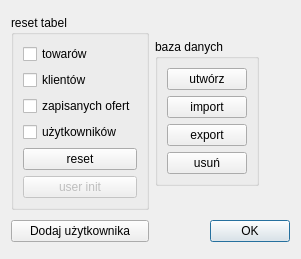
<?xml version="1.0" encoding="UTF-8"?>
<ui version="4.0">
 <class>RootDialog</class>
 <widget class="QDialog" name="RootDialog">
  <property name="geometry">
   <rect>
    <x>0</x>
    <y>0</y>
    <width>301</width>
    <height>259</height>
   </rect>
  </property>
  <property name="windowTitle">
   <string>Ustawienia roota</string>
  </property>
  <layout class="QGridLayout" name="gridLayout">
   <item row="0" column="0">
    <widget class="QGroupBox" name="groupBox">
     <property name="sizePolicy">
      <sizepolicy hsizetype="Fixed" vsizetype="Fixed">
       <horstretch>0</horstretch>
       <verstretch>0</verstretch>
      </sizepolicy>
     </property>
     <property name="title">
      <string>reset tabel</string>
     </property>
     <layout class="QVBoxLayout" name="verticalLayout_5">
      <item>
       <widget class="QCheckBox" name="towar">
        <property name="text">
         <string>towarów</string>
        </property>
       </widget>
      </item>
      <item>
       <widget class="QCheckBox" name="klient">
        <property name="text">
         <string>klientów</string>
        </property>
       </widget>
      </item>
      <item>
       <widget class="QCheckBox" name="zapisane">
        <property name="text">
         <string>zapisanych ofert</string>
        </property>
       </widget>
      </item>
      <item>
       <widget class="QCheckBox" name="users">
        <property name="enabled">
         <bool>true</bool>
        </property>
        <property name="text">
         <string>użytkowników</string>
        </property>
       </widget>
      </item>
      <item>
       <widget class="QPushButton" name="reset">
        <property name="text">
         <string>reset</string>
        </property>
       </widget>
      </item>
      <item>
       <widget class="QPushButton" name="uinit">
        <property name="enabled">
         <bool>false</bool>
        </property>
        <property name="text">
         <string>user init</string>
        </property>
       </widget>
      </item>
     </layout>
    </widget>
   </item>
   <item row="0" column="1">
    <widget class="QGroupBox" name="groupBox_5">
     <property name="sizePolicy">
      <sizepolicy hsizetype="Fixed" vsizetype="Fixed">
       <horstretch>0</horstretch>
       <verstretch>0</verstretch>
      </sizepolicy>
     </property>
     <property name="title">
      <string>baza danych</string>
     </property>
     <layout class="QVBoxLayout" name="verticalLayout_9">
      <item>
       <widget class="QPushButton" name="db_new">
        <property name="enabled">
         <bool>true</bool>
        </property>
        <property name="text">
         <string>utwórz</string>
        </property>
       </widget>
      </item>
      <item>
       <widget class="QPushButton" name="db_import">
        <property name="enabled">
         <bool>true</bool>
        </property>
        <property name="text">
         <string>import</string>
        </property>
       </widget>
      </item>
      <item>
       <widget class="QPushButton" name="db_export">
        <property name="enabled">
         <bool>true</bool>
        </property>
        <property name="text">
         <string>export</string>
        </property>
       </widget>
      </item>
      <item>
       <widget class="QPushButton" name="db_del">
        <property name="text">
         <string>usuń</string>
        </property>
       </widget>
      </item>
     </layout>
    </widget>
   </item>
   <item row="1" column="1">
    <widget class="QDialogButtonBox" name="buttonBox">
     <property name="orientation">
      <enum>Qt::Horizontal</enum>
     </property>
     <property name="standardButtons">
      <set>QDialogButtonBox::Ok</set>
     </property>
    </widget>
   </item>
   <item row="1" column="0">
    <widget class="QPushButton" name="addUser">
     <property name="sizePolicy">
      <sizepolicy hsizetype="Minimum" vsizetype="Fixed">
       <horstretch>0</horstretch>
       <verstretch>0</verstretch>
      </sizepolicy>
     </property>
     <property name="text">
      <string>Dodaj użytkownika</string>
     </property>
    </widget>
   </item>
  </layout>
 </widget>
 <resources/>
 <connections>
  <connection>
   <sender>buttonBox</sender>
   <signal>accepted()</signal>
   <receiver>RootDialog</receiver>
   <slot>accept()</slot>
   <hints>
    <hint type="sourcelabel">
     <x>248</x>
     <y>254</y>
    </hint>
    <hint type="destinationlabel">
     <x>157</x>
     <y>274</y>
    </hint>
   </hints>
  </connection>
  <connection>
   <sender>buttonBox</sender>
   <signal>rejected()</signal>
   <receiver>RootDialog</receiver>
   <slot>reject()</slot>
   <hints>
    <hint type="sourcelabel">
     <x>316</x>
     <y>260</y>
    </hint>
    <hint type="destinationlabel">
     <x>286</x>
     <y>274</y>
    </hint>
   </hints>
  </connection>
 </connections>
</ui>
